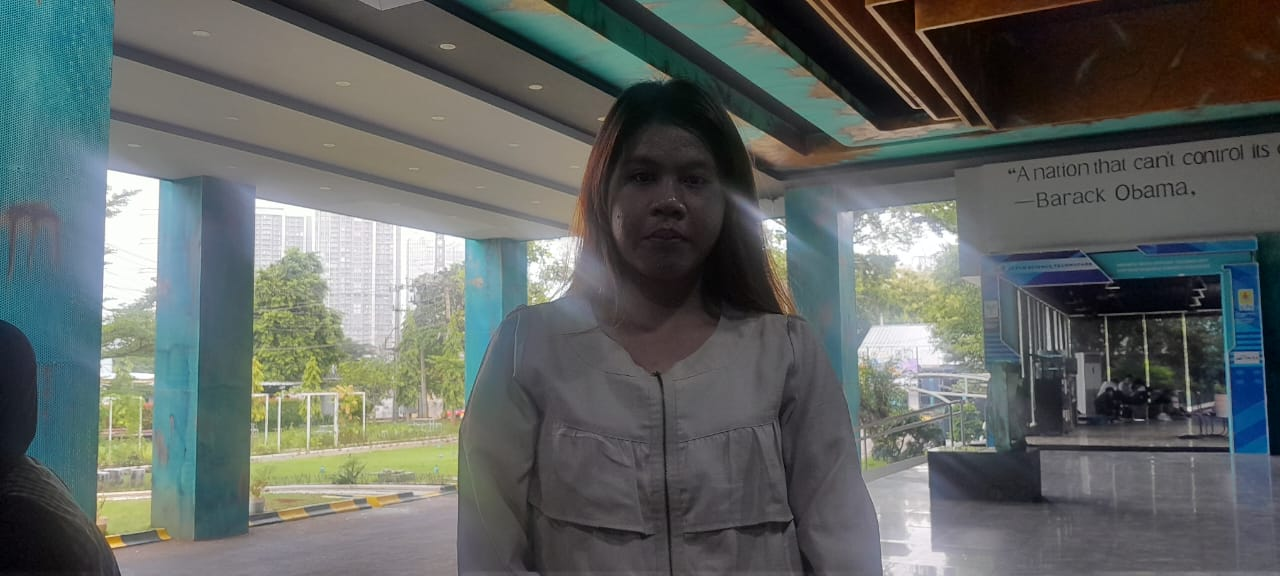
#> input picture hania Backlight.jpeg, 1280 x 576 px
$ jupyter execute 'no 3.ipynb'
#> lines starting #> are read from the running program, lines starting #| are printed output that depends on the picture
[cell 1]
## 202331279_Hania Mutia Khalisa
import cv2
import numpy as np
import matplotlib.pyplot as plt

## Membaca gambar

[cell 2]
## 202331279_Hania Mutia Khalisa
img = cv2.imread("hania Backlight.jpeg")
#> img is the input picture: shape (576, 1280, 3); mean B, G, R 99.6, 101.9, 96.4
baris, kolom = img.shape[:2]
#> baris = 576; kolom = 1280

## Konversi ke Grayscale

[cell 3]
## 202331279_Hania Mutia Khalisa
gray = cv2.cvtColor(img, cv2.COLOR_BGR2GRAY)
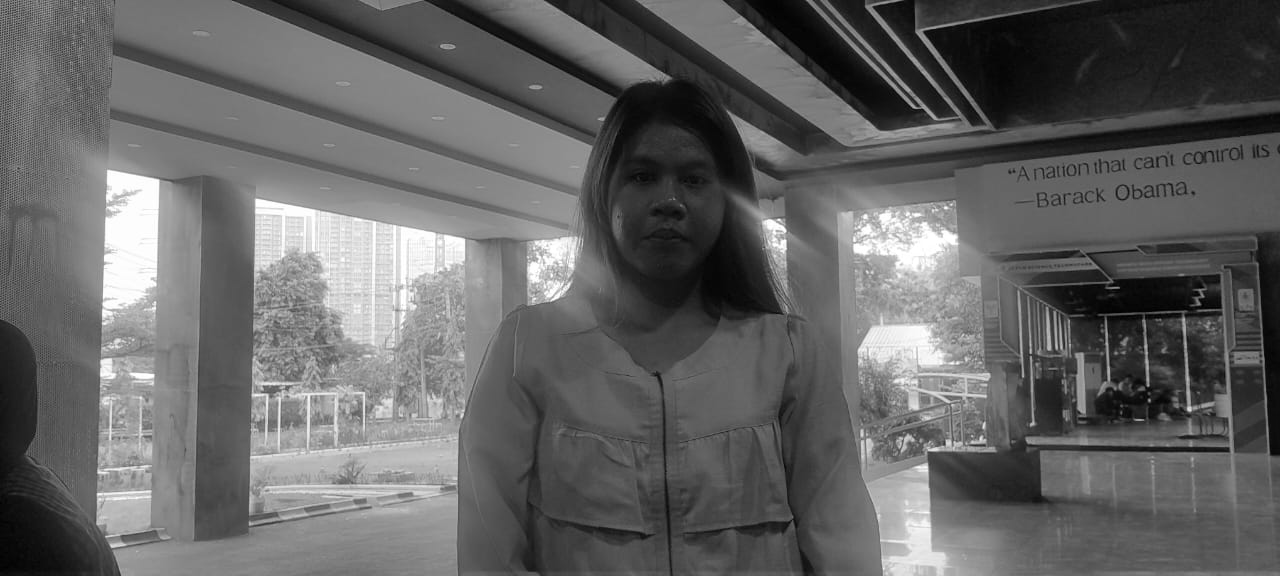
#> gray: shape (576, 1280); min 0, max 255, mean 100

## ----------------- Gambar Grayscale -----------------

[cell 4]
## 202331279_Hania Mutia Khalisa
plt.figure(figsize=(6, 6))
plt.title("Gambar Grayscale")
plt.imshow(gray, cmap='gray')
plt.axis('off')
plt.show()

## ----------------- Mencerahkan -----------------

[cell 5]
## 202331279_Hania Mutia Khalisa
beta = 40
citra_cerah = np.clip(gray + beta, 0, 255).astype(np.uint8)
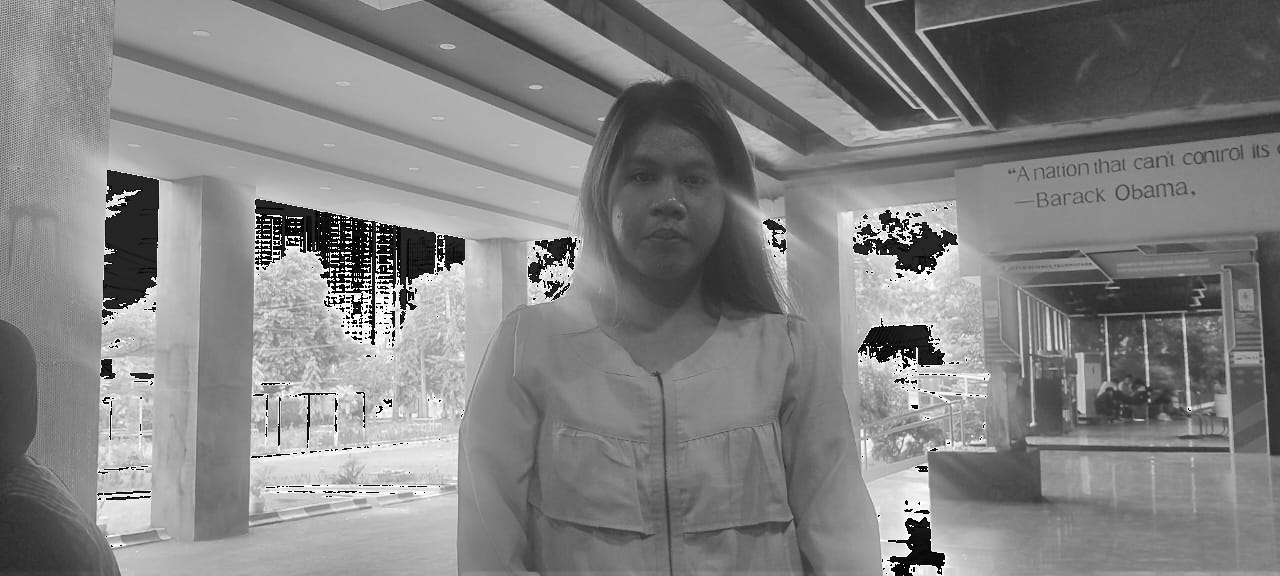
#> citra_cerah: shape (576, 1280); min 0, max 255, mean 130.3

plt.figure(figsize=(6, 6))
plt.title("Gambar Gray yang Dipercerah")
plt.imshow(citra_cerah, cmap='gray')
plt.axis('off')
plt.show()

## ----------------- Meningkatkan Kontras -----------------

[cell 6]
## 202331279_Hania Mutia Khalisa
alpha = 1.5
citra_kontras = np.clip(alpha * gray, 0, 255).astype(np.uint8)
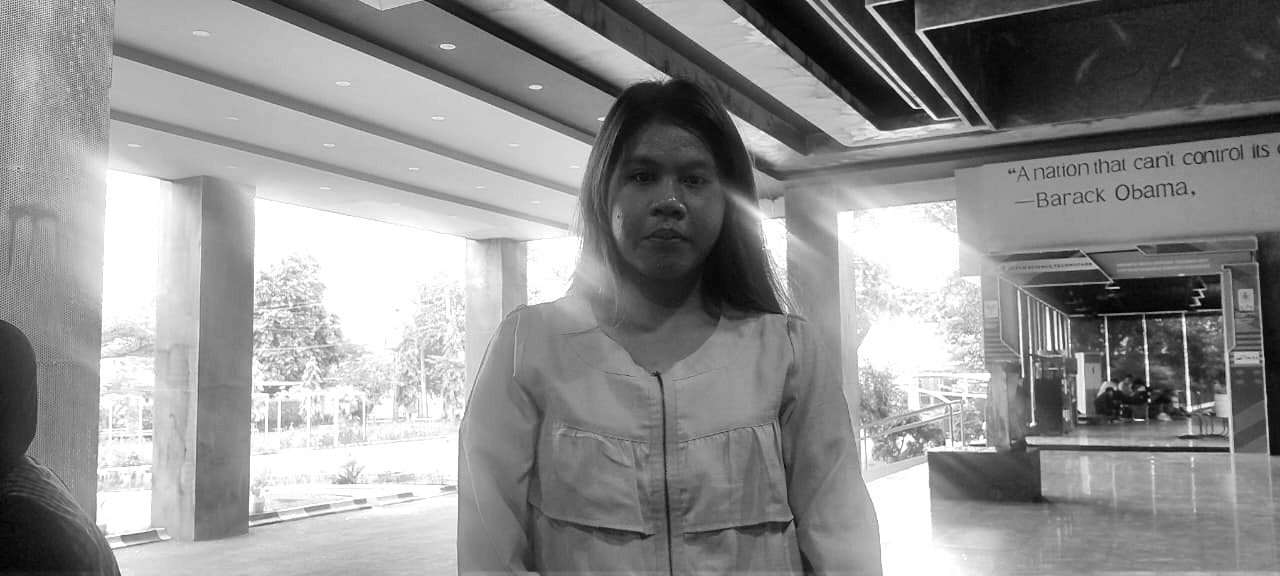
#> citra_kontras: shape (576, 1280); min 0, max 255, mean 144.4

plt.figure(figsize=(6, 6))
plt.title("Gambar Gray yang Diperkontras")
plt.imshow(citra_kontras, cmap='gray')
plt.axis('off')
plt.show()

## ----------------- Gabungan Kecerahan + Kontras -----------------

[cell 7]
## 202331279_Hania Mutia Khalisa
alpha = 1.5
beta = 40
citra_hasil = np.clip(alpha * gray + beta, 0, 255).astype(np.uint8)
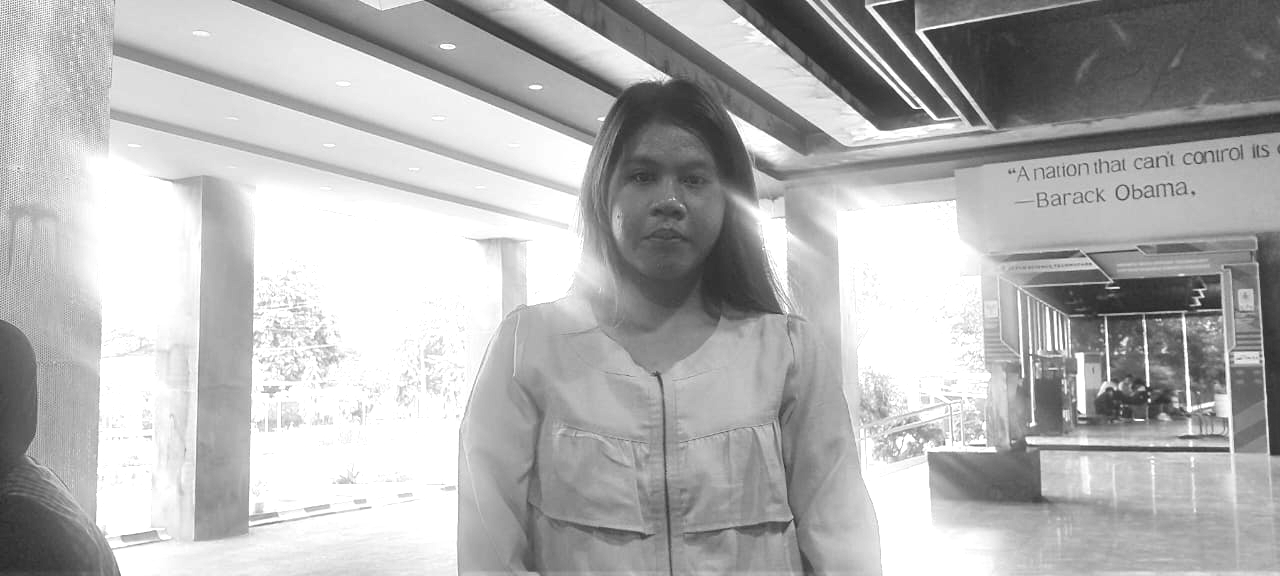
#> citra_hasil: shape (576, 1280); min 40, max 255, mean 179.3

plt.figure(figsize=(6, 6))
plt.title("Gambar Gray yang Dipercerah dan Diperkontras")
plt.imshow(citra_hasil, cmap='gray')
plt.axis('off')
plt.show()

$ run again, with potret pribadi.jpeg copied over hania Backlight.jpeg
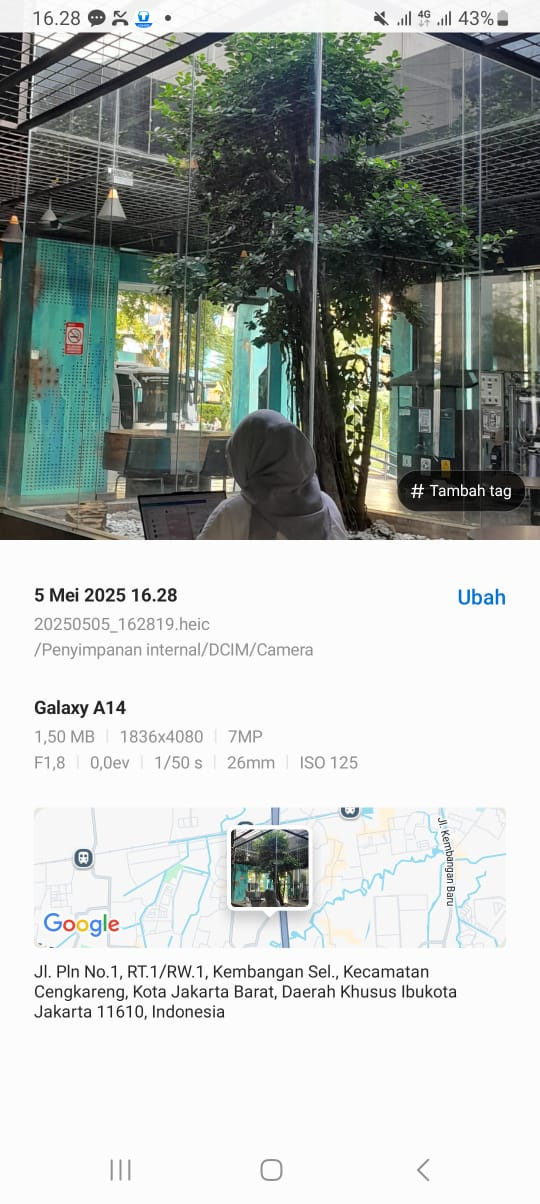
#> input picture potret pribadi.jpeg, 540 x 1204 px
#> img is the input picture: shape (1204, 540, 3); mean B, G, R 176.8, 180.2, 175.3
#> `citra_cerah = np.clip(gray + beta, 0, 255).astype(np.uint8)`:
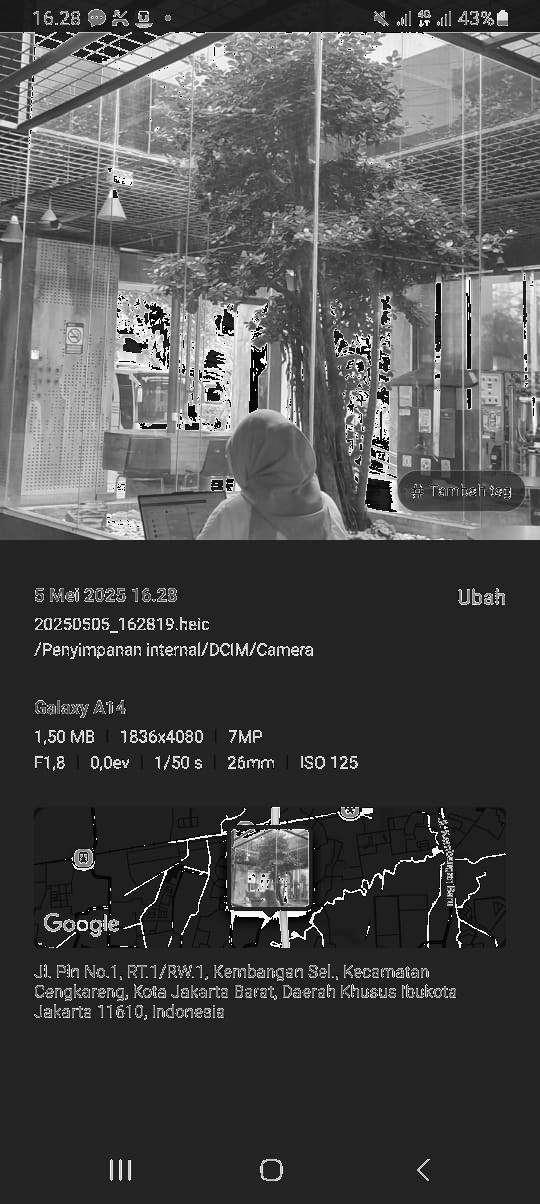
#> citra_cerah: shape (1204, 540); min 0, max 255, mean 76.4
#> `citra_hasil = np.clip(alpha * gray + beta, 0, 255).astype(np.uint8)`:
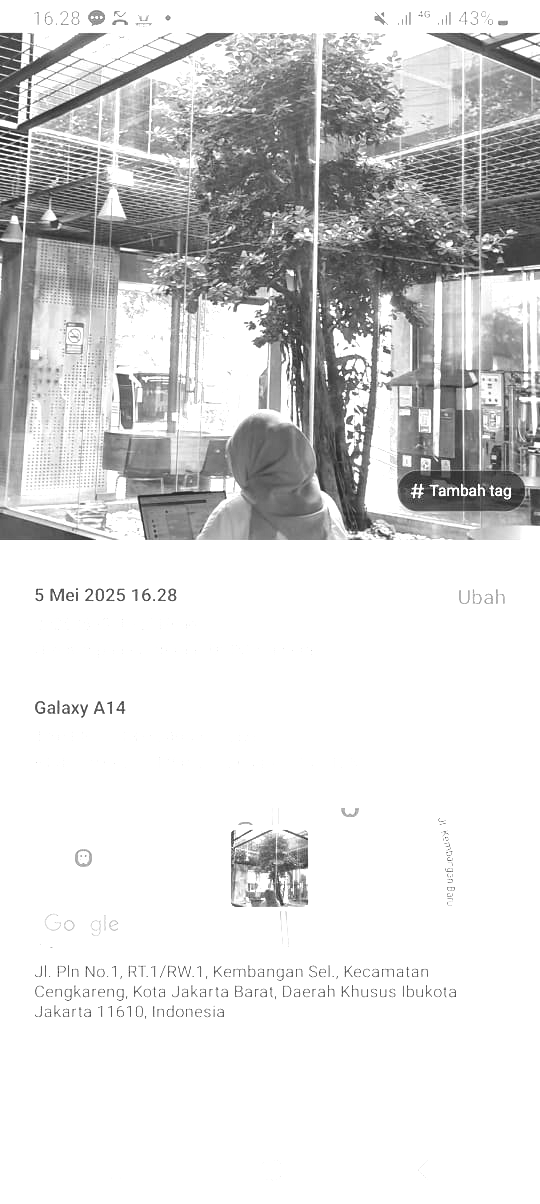
#> citra_hasil: shape (1204, 540); min 40, max 255, mean 215.5
